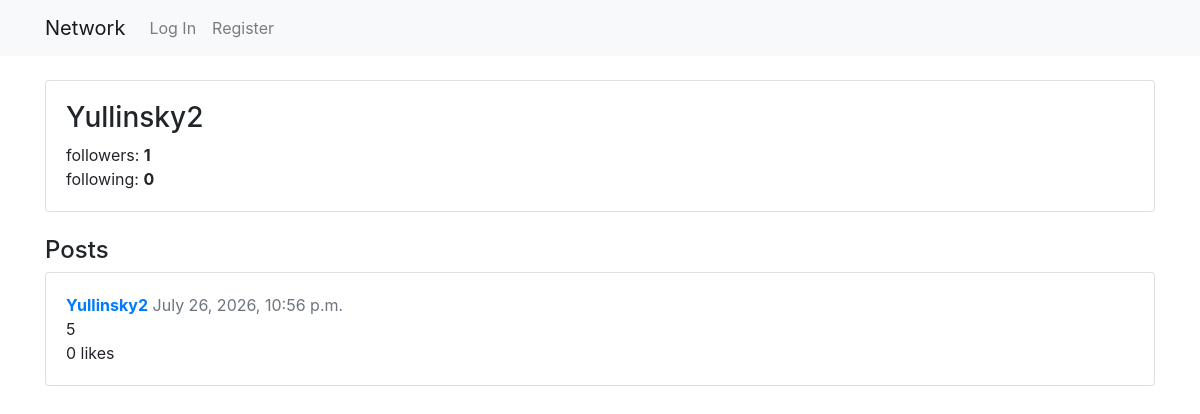
The page /profile/Yullinsky2 on the database as committed earlier.
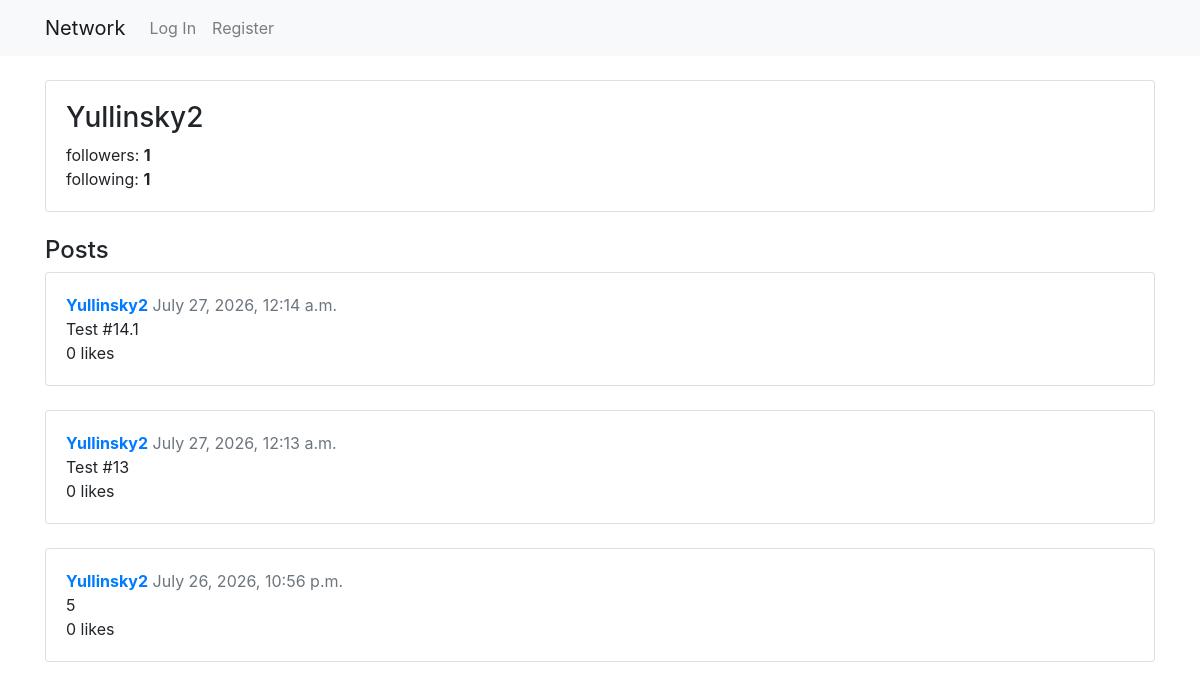
The same page on the database as committed later.
### network/models.py (models this page shows, shortened)
class Post(models.Model):
    body = models.TextField(max_length=640)
    date_time = models.DateTimeField(auto_now_add=True)
    user = models.ForeignKey(User, on_delete=models.CASCADE)
    likes = models.ManyToManyField(User, related_name="liked_posts", blank=True)
    def total_likes(self):
        return self.likes.count()

class User(AbstractUser):
    pass

### network/views.py (the view)
# urls.py: path("profile/<str:username>", views.profile , name="profile"),
def profile(request, username):
    usuario = get_object_or_404(User, username=username)
    posts = Post.objects.filter(user=usuario).order_by("-date_time")
    page_obj = paginate(request, posts)
    followers_count = usuario.followers.count()
    following_count = usuario.following.count()
    is_following = False
    if request.user.is_authenticated:
        is_following = Follow.objects.filter(follower=request.user, followed=usuario).exists()
    return render(request, "network/profile.html", {
        "perfil": usuario,
        "page_obj": page_obj,
        "followers_count": followers_count,
        "following_count": following_count,
        "is_following": is_following
    })

### network/helpers.py (called while the page is built)
def paginate(request, queryset, per_page=10):
    paginator = Paginator(queryset, per_page)
    page_number = request.GET.get('page')
    return paginator.get_page(page_number)

### network/templates/network/profile.html (shortened to what this page needs)
{% extends "network/layout.html" %}
{% block body %}
    <div class="card">
        <div class="card-body">
            <div class="d-flex justify-content-between align-items-start">
                <h3>{{ perfil.username }}</h3>
            </div>
            <div class="gap-4">
                <span>followers: <strong id="followers-count">{{  followers_count  }}</strong></span>
                <br/>
                <span>following: <strong>{{  following_count  }}</strong></span>
            </div>
        </div>
    </div>
    <h4 class="mt-4"> Posts </h4>
    {% include "network/posts_list.html" %}
{% endblock %}

### network/templates/network/posts_list.html (shortened to what this page needs)
{% for post in page_obj %}
    <div class="post card mb-4" id="post-{{  post.id  }}">
        <div class="card-body">
            <div class="post-header">
                <a href="{% url 'profile' post.user.username %}"><strong>{{  post.user.username  }}</strong><a>
                <span class="text-muted" id="timestamp-{{ post.id }}"> {{ post.date_time|date:"F j, Y, g:i a" }}</span>
            </div>
            <div class="post-body" id="content-{{ post.id }}">{{ post.body|linebreaksbr }}</div>
            <div class="post-footer">
                <span id="likes-count-{{  post.id  }}">{{ post.total_likes }} </span> likes
            </div>
        </div>
    </div>
{% empty %}
    <p>No posts yet. Be the first to post!</p>
{% endfor %}

Rows that differ between the two databases and show on the page:
added Post: user.username "Yullinsky2", date_time "July 27, 2026, 12:14 a.m.", body "Test #14.1", total_likes "0"
added Post: user.username "Yullinsky2", date_time "July 27, 2026, 12:13 a.m.", body "Test #13", total_likes "0"
Other text that changed with them:
{{ following_count }}: "0" → "1"
